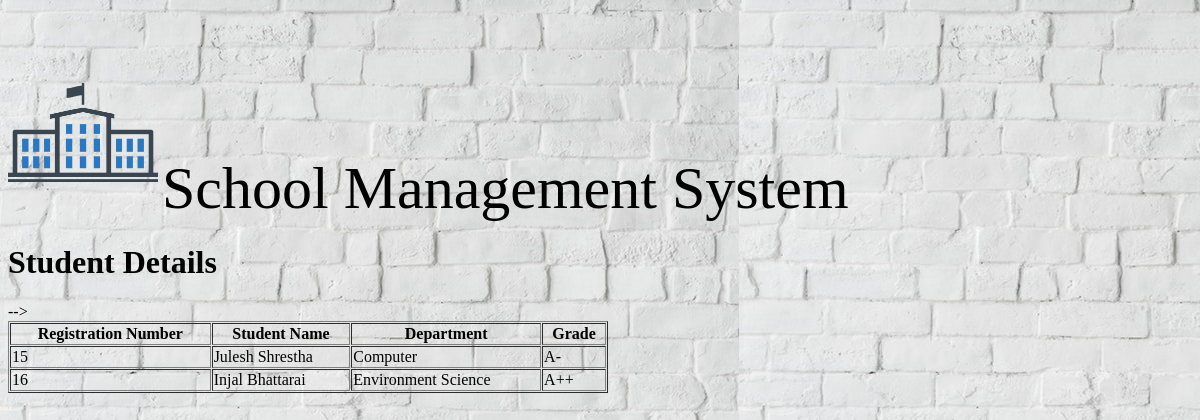
The app's page /sanoStudentDetail.php with its own data.
### tables this page shows
CREATE TABLE `student` (
  `RegNo` int(11) NOT NULL,
  `Name` varchar(20) NOT NULL,
  `Address` varchar(20) NOT NULL,
  `Course` varchar(20) NOT NULL,
  `DOB` date NOT NULL,
  `PhoneNo` int(11) NOT NULL,
  `Gender` varchar(20) NOT NULL,
  `Grade` varchar(20) NOT NULL,
  `Department` varchar(20) NOT NULL,
  `EnrollingYear` int(11) NOT NULL,
  `EmailAddress` varchar(20) NOT NULL,
  `Fname` varchar(20) NOT NULL,
  `Lname` varchar(20) NOT NULL
);

### sanoStudentDetail.php (the view, shortened to what this page needs)
<?php
$con =mysqli_connect('127.0.0.1','root','');
mysqli_select_db($con,'studentregistration');
$sql="SELECT * From student";
$record=mysqli_query($con,$sql);
?>
<!DOCTYPE html>
<html>
<head>
	<link rel="stylesheet" type="text/css" href="style.css">
</head>
<body background="wall.jpg">
	<img src="logo.jpg" height="150" width="150" style="padding-top:50px;" alt="School Management System"/>
		<a style="font-size: 60px; padding-bottom:0px;">School Management System</a>
<h1>Student Details</h1>
<table width="600" border="1" cellpadding="1" cellspacing="1">
	<tr>
		<th>Registration Number</th>
		<th>Student Name</th>
		<th>Department</th>
		<th>Grade</th>
	</tr>
<?php
	while ($student=mysqli_fetch_assoc($record)) {
		echo "<tr>";
		echo "<td>".$student['RegNo']."</td>";
		echo "<td>".$student['Name']."</td>";
		echo "<td>".$student['Department']."</td>";
		echo "<td>".$student['Grade']."</td>";
		echo "</tr>";
	}
?> -->
</table>
</body>
</html>

### records on screen
student: RegNo "15", Name "Julesh Shrestha", Department "Computer", Grade "A-"
student: RegNo "16", Name "Injal Bhattarai", Department "Environment Science", Grade "A++"
